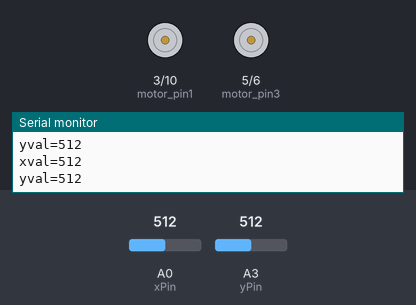
Recording of a sketch running on a simulated Arduino Uno, built with avr-gcc and run on an emulated ATmega328P. Parts: motor-driver pin pairs drawn as motors (green arrow = first pin HIGH = forward, orange = second pin HIGH = backward, longer = more drive), the last lines printed to the serial monitor. The test bench sets the inputs (shaded band); at power-on: A0 (xPin) = 512, A3 (yPin) = 512.

Above: at 1.2 s.
1.3 s: A0 (xPin) set to 400
At 2.4 s:
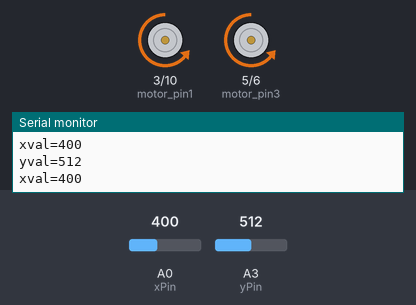
2.8 s: A3 (yPin) set to 417
4.3 s: A3 (yPin) set to 398
At 5.5 s:
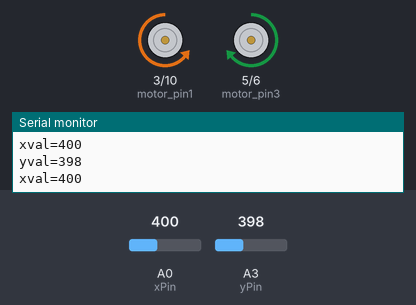
5.8 s: A0 (xPin) set to 0
At 6.3 s:
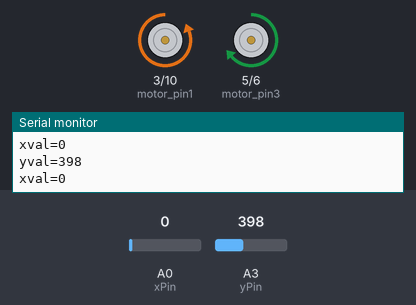
7.3 s: A0 (xPin) set to 122
At 8.5 s:
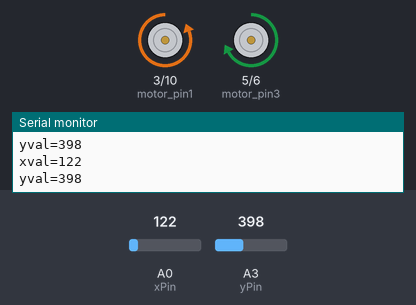
8.8 s: A3 (yPin) set to 300
10.3 s: A3 (yPin) set to 273
At 10.7 s:
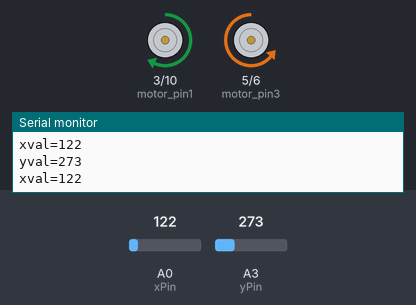
Timing chart, 0 to 12.8 s (numbered marks = the images above; inputs shaded):
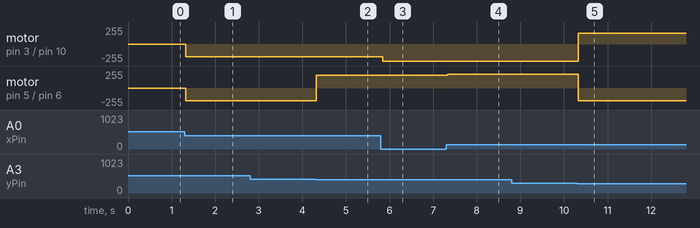

Measured:
- the behaviour switches between 411 and 410 on A3 (yPin) (found by bisection; images 1 and 2)
- the behaviour switches between 291 and 290 on A3 (yPin) (found by bisection; images 4 and 5)
- after the input at 1.3 s, motor on pin 3 (motor_pin1) / pin 10 (motor_pin2), motor on pin 5 (motor_pin3) / pin 6 (motor_pin4): stopped → backward 192/255 at once
- after the input at 4.3 s, motor on pin 5 (motor_pin3) / pin 6 (motor_pin4): backward 192/255 → forward 192/255 at once
- after the input at 5.8 s, motor on pin 3 (motor_pin1) / pin 10 (motor_pin2): backward 192/255 → backward 255/255 at once
- after the input at 7.3 s, motor on pin 5 (motor_pin3) / pin 6 (motor_pin4): forward 192/255 → forward 205/255 at once
- after the input at 10.3 s, motor on pin 3 (motor_pin1) / pin 10 (motor_pin2): backward 255/255 → forward 164/255 at once; motor on pin 5 (motor_pin3) / pin 6 (motor_pin4): forward 205/255 → backward 192/255 at once

The sketch:

Code.ino
```cpp
int xPin=A0;//263-400         stationary- 310-360   forward--240-290    backward--370-410
int yPin=A3;//258-393         stationary- 310-360   left--240-290      right--370-410         //1AB-UNIQUE CODE
int motor_pin1=3;//itwas 11
int motor_pin2=10;
int motor_pin3=5;
int motor_pin4=6;

void setup() {
  // put your setup code here, to run once:
pinMode(A0,INPUT);
pinMode(A3,INPUT);
pinMode(motor_pin1,OUTPUT);
pinMode(motor_pin2,OUTPUT);
pinMode(motor_pin3,OUTPUT);
pinMode(motor_pin4,OUTPUT);

//pinMode(A2,INPUT);
Serial.begin(9600);
}

void loop() {
  // put your main code here, to run repeatedly:
int xval=analogRead(xPin);
int yval=analogRead(yPin);
//int zval=analogRead(zPin);
Serial.print("xval=");
Serial.println(xval);
Serial.print("yval=");
Serial.println(yval);
//Serial.print("zval=");
//Serial.println(zval);
if((xval>=310 && xval<=360) && (yval>=310 && yval<=360))
{     analogWrite(motor_pin1,0);
      analogWrite(motor_pin2,0);
      analogWrite(motor_pin3,0);
      analogWrite(motor_pin4,0);

}
if(xval>=240 && xval<=290)
{     int j=(xval-240)*5.12;
      analogWrite(motor_pin1,j);
      analogWrite(motor_pin2,0);
      analogWrite(motor_pin3,j);
      analogWrite(motor_pin4,0);
}
if(xval>=370 && xval<=410)
{     int i=(xval-370)*6.4;
      analogWrite(motor_pin1,0);
      analogWrite(motor_pin2,i);
      analogWrite(motor_pin3,0);
      analogWrite(motor_pin4,i);
}
if(yval>=240 && yval<=290)
{     int j=(xval-240)*5.12;
      analogWrite(motor_pin1,j);
      analogWrite(motor_pin2,0);
      analogWrite(motor_pin3,0);
      analogWrite(motor_pin4,j);
}
if(yval>=370 && yval<=410)
{      int i=(xval-370)*6.4;
      analogWrite(motor_pin1,0);
      analogWrite(motor_pin2,i);
      analogWrite(motor_pin3,i);
      analogWrite(motor_pin4,0);
}//delay(2000);

}
```
